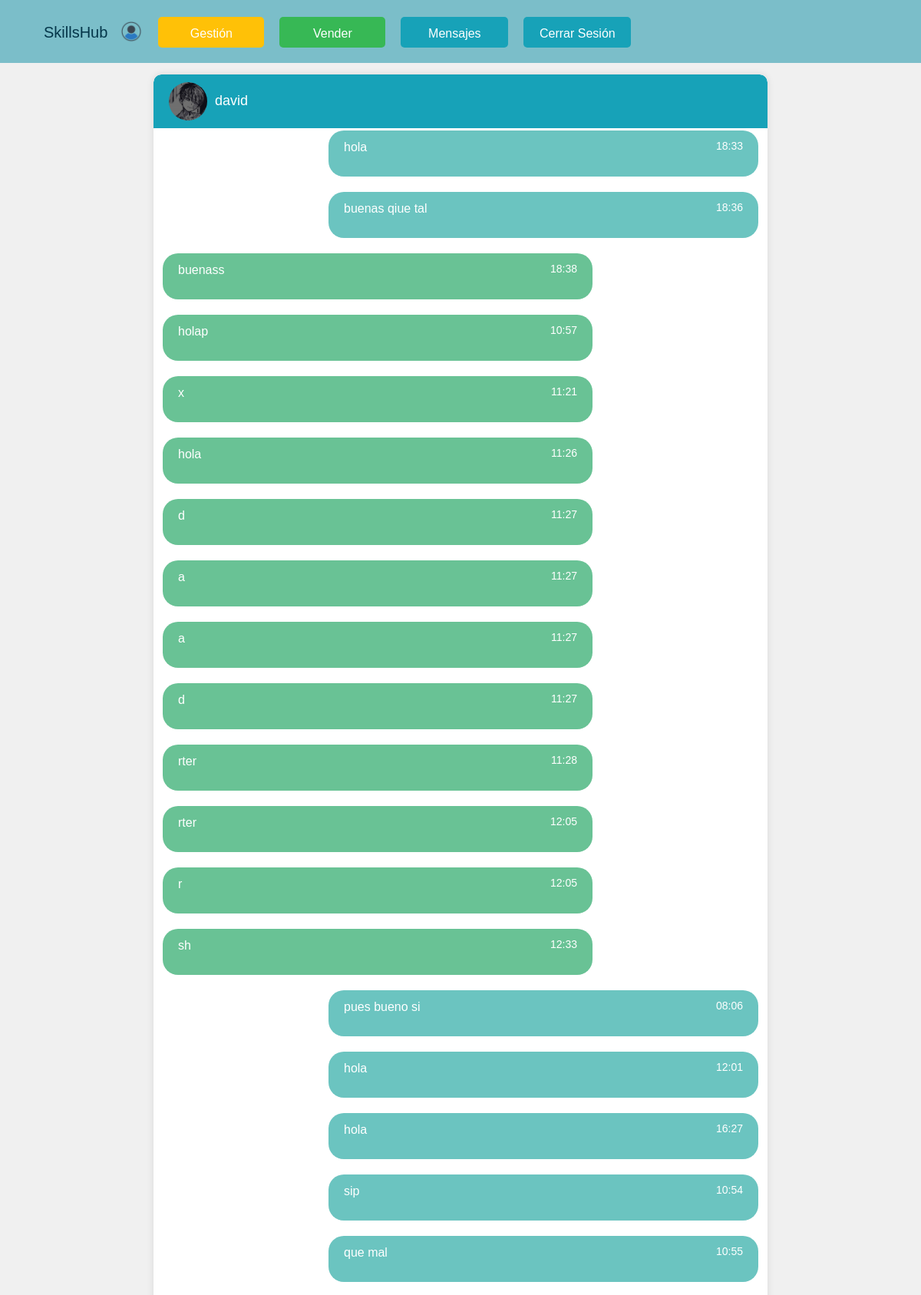
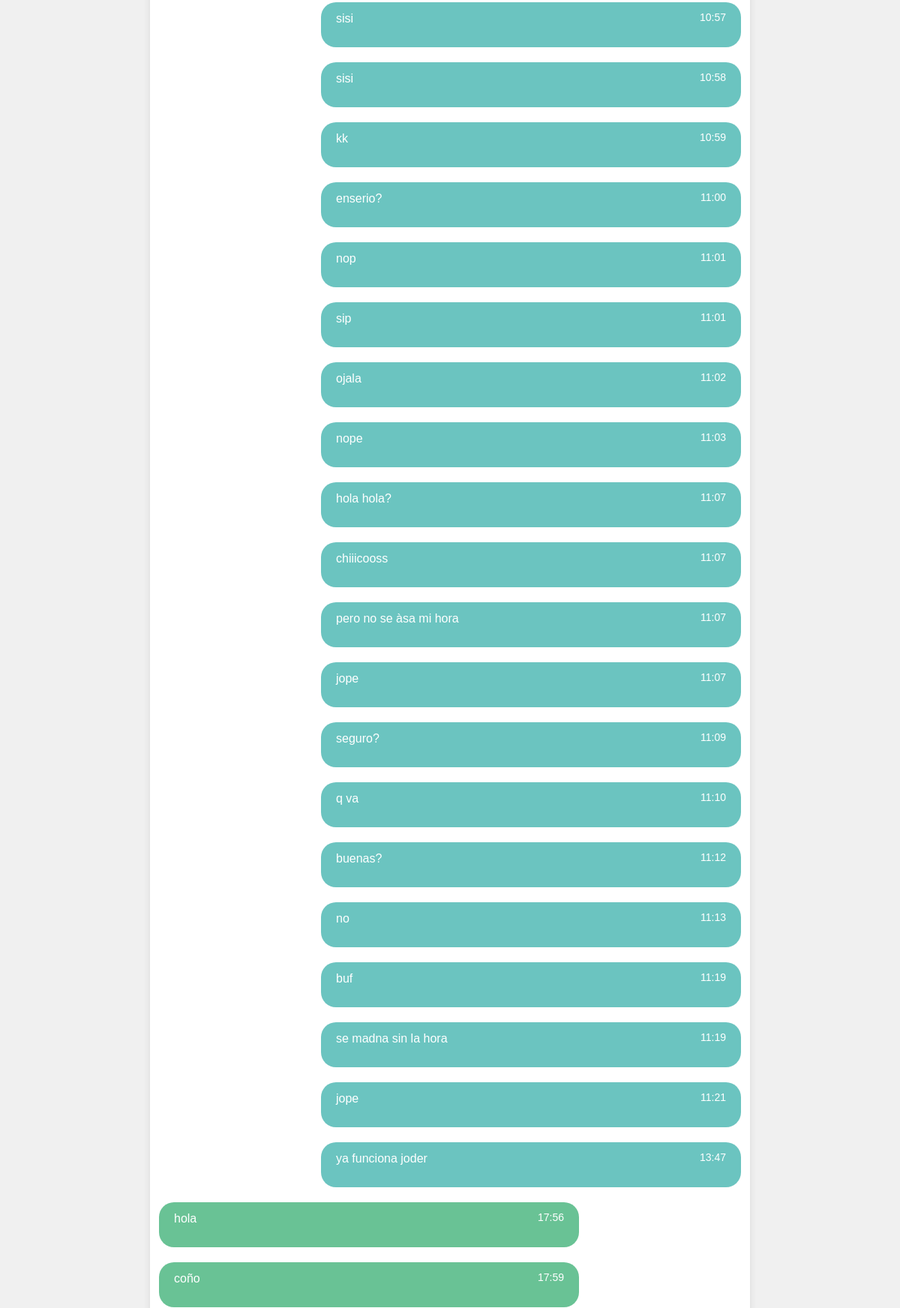
Screenshot of /chat/cris_david/ (signed in, upper part) with the database file from the repository (2 pictures, top to bottom).
### SkillsHub/models.py (models this page shows)
class Usuario(AbstractUser):
    nombre = models.CharField(max_length=100)
    saldo = models.DecimalField(max_digits=10, decimal_places=2, default=0, null=True)
    avatar = models.ImageField(upload_to='avatars/', default='avatars/perfil.png')
    comentario = models.TextField(blank=True, null=True)
    baneado = models.BooleanField(default=False)
    seguidores = models.ManyToManyField("self", symmetrical=False, related_name='usuarios_seguidores', blank=True)
    seguidos = models.ManyToManyField("self", symmetrical=False, related_name='usuarios_seguidos', blank=True)
    insignia_perfil = models.ForeignKey(UsuarioInsignia, null=True, blank=True, on_delete=models.SET_NULL, related_name='insignia_en_perfil')
    def __str__(self):
        return self.username

class Mensaje(models.Model):
    content=models.TextField()
    usuario=models.ForeignKey(Usuario,on_delete=models.CASCADE)
    room=models.ForeignKey(Room,on_delete=models.CASCADE)
    created_on=models.DateTimeField(default=timezone.now)

### SkillsHub/views.py (the view)
# urls.py: path('chat/<slug:slug>/',  login_required(views.chatPage), name="chat"),
def chatPage(request, slug):
    room = get_object_or_404(Room, slug=slug)
    mensajes = Mensaje.objects.filter(room=room)
    current_user = request.user
    otro = room.usuarios.exclude(username=current_user.username).first() #Para obtener al otro usuario
    for mensaje in mensajes:
        print(f"Mensaje: {mensaje.content}, Hora: {mensaje.created_on}")
    contexto = {
        "room": room,
        "mensajes": mensajes,
        "otro": otro,
    }
    return render(request, "Proyecto/chat.html", contexto)

### SkillsHub/templates/Proyecto/chat.html (shortened to what this page needs)
{% extends './base.html' %}
{% block content %}
<!DOCTYPE html>
<html lang="en">
<head>
</head>
<body>
    <div class="chat-container">
        <div class="title-container">
            <a href="{% url 'perfil_usuario' otro.pk%}"><img src="{{ otro.avatar.url }}" class="img-fluid rounded-circle" style="max-width: 50px; margin-right: 10px;" alt="Avatar"></a>
            <h1>{{ otro }}</h1>
        </div>
        <div class="chat__item__container" id="id_chat_item_container">
            {% if mensajes %}
                {% for mensaje in mensajes %}
                    {% if mensaje.usuario.username == request.user.username %}
                        <div class="message mine">
                            <p class="message-content">{{ mensaje.content }}<small>{{ mensaje.created_on|date:"H:i" }}</small></p>
                        </div>
                    {% else %}
                        <div class="message other">
                            <p class="message-content">{{ mensaje.content }}<small>{{ mensaje.created_on|date:"H:i" }}</small></p>
                        </div>
                    {% endif %}
                {% endfor %}
            {% endif %}
        </div>
    </div>
</body>
</html>
{% endblock %}

### SkillsHub/templates/Proyecto/base.html (shortened to what this page needs)
{% load static %}
<!DOCTYPE html>
<html lang="es">
<head>
    <link href="https://cdn.jsdelivr.net/npm/bootstrap@5.3.3/dist/css/bootstrap.min.css" rel="stylesheet">
</head>
<body>
   <div class="container-fluid no-margin-padding">
        <nav class="page-header navbar navbar-expand-lg navbar-light">
            <div class="container">
                <h1 class="navbar-brand"><a href="{% url 'servicios' %}" style="text-decoration: none; color: inherit;">SkillsHub</a></h1>
                {% if user.avatar %}
                    <div class="d-flex align-items-center avatar-container">
                        <a href="{% url 'perfil_usuario' user.pk %}">
                            <img src="{{ user.avatar.url }}" class="avatar" alt="Avatar">
                        </a>
                    </div>
                {% endif %}
                <div class="collapse navbar-collapse" id="navbarNav">
                    <ul class="navbar-nav text-center">
                        {% if user.is_authenticated %}
                            {% if request.user.is_authenticated and request.user.is_superuser %}
                                <li class="nav-item"><a href="{% url 'gestion' %}" class="nav-link btn btn-warning">Gestión</a></li>
                            {% endif %}
                            <li class="nav-item"><a href="{% url 'nuevo_servicio' %}" class="nav-link btn success btn-success">Vender</a></li>
                            <li class="nav-item"><a href="{% url 'rooms' %}" class="nav-link btn btn-info info text-white">Mensajes</a></li>
                            <li class="nav-item">
                                <form action="{% url 'logout' %}" method="post">
                                    <button type="submit" class="btn btn-info info text-white">Cerrar Sesión</button>
                                </form>
                            </li>
                        {% else %}
                            <li class="nav-item"><a href="{% url 'login' %}" class="nav-link btn btn-info info text-white">Iniciar Sesión</a></li>
                            <li class="nav-item"><a href="{% url 'register' %}" class="nav-link btn btn-info info text-white">Regístrate</a></li>
                        {% endif %}
                    </ul>
                </div>
            </div>
        </nav>
    </div>
    <div class="container-fluid">
        <div class="row">
            <div class="col">
                {% block content %}
                {% endblock %}
            </div>
        </div>
    </div>
</body>
</html>

### SkillsHub/templates/Proyecto/base.html (style rules this page uses)
body { background-color: #f8f9fa; font-family: Arial, sans-serif; margin: 0; padding: 0; }
.page-header { background-color: #7bbec9; }
.page-header { display: flex; justify-content: space-between; align-items: center; padding: 10px; }
.page-header h1 { margin-left: 15px; color: #04364A; margin-top: 10px; }
.btn { display: inline-block; padding: 10px 20px; margin: 10px; font-size: 16px; text-decoration: none; color: #fff; border: none; border-radius: 5px; cursor: pointer; transition: background-color 0.3s ease; }
.btn-warning { background-color: #ffc107; width: 138px; height: 40px; margin-left: 10px; margin-top: 12px; }
.success { background-color: #37b855; width: 138px; height: 40px; margin-top: 12px; }
.info { background-color: #17a2b8; width: 140px; height: 40px; margin-left: 10px; margin-top: 12px; }
.avatar { width: 30px; height: 30px; border-radius: 50%; margin-right: 10px; }
.no-margin-padding { margin: 0 !important; padding: 0 !important; }

### SkillsHub/templates/Proyecto/chat.html (style rules this page uses)
body { font-family: Arial, sans-serif; background-color: #f0f0f0; margin: 0; padding: 0; }
.chat-container { max-width: 800px; margin: 15px auto; border-radius: 10px; box-shadow: 0 0 10px rgba(0, 0, 0, 0.1); background-color: #fff; max-height: 85vh; overflow-y: auto; }
.title-container { background-color: #17a2b8; color: white; padding: 10px 20px; border-radius: 10px 10px 0 0; display: flex; align-items: center; position: sticky; top: 0; left: 0; width: 100%; z-index: 1; }
.title-container h1 { margin: 0; font-size: 18px; }
.message { max-width: 70%; margin:12px; margin-bottom: 20px; padding: 10px 20px; border-radius: 20px; word-wrap: break-word; }
.message.mine { background-color: #6bc4c0; color: #fff; margin-left: auto; }
.message.other { background-color: #69c295; color: #fff; }
.message-content { font-size: 16px; }
button { position: sticky; z-index: 1; padding: 10px 25px; border-radius: 0 5px 5px 0; border: none; background-color: #37b855; color: #fff; font-size: 16px; cursor: pointer; }
.message-content small { float: right; margin-left: 10%; }

### rows the page displays
Usuario: avatar (picture)
Usuario: avatar (picture), username "david"
Mensaje: content "hola", created_on "18:33"
Mensaje: content "buenas qiue tal", created_on "18:36"
Mensaje: content "buenass", created_on "18:38"
Mensaje: content "holap", created_on "10:57"
Mensaje: content "x", created_on "11:21"
Mensaje: content "hola", created_on "11:26"
Mensaje: content "d", created_on "11:27"
Mensaje: content "a", created_on "11:27"
Mensaje: content "a", created_on "11:27"
Mensaje: content "d", created_on "11:27"
Mensaje: content "rter", created_on "11:28"
Mensaje: content "rter", created_on "12:05"
Mensaje: content "r", created_on "12:05"
Mensaje: content "sh", created_on "12:33"
Mensaje: content "pues bueno si", created_on "08:06"
Mensaje: content "hola", created_on "12:01"
Mensaje: content "hola", created_on "16:27"
Mensaje: content "sip", created_on "10:54"
Mensaje: content "que mal", created_on "10:55"
Mensaje: content "sisi", created_on "10:57"
Mensaje: content "sisi", created_on "10:58"
Mensaje: content "kk", created_on "10:59"
Mensaje: content "enserio?", created_on "11:00"
Mensaje: content "nop", created_on "11:01"
Mensaje: content "sip", created_on "11:01"
Mensaje: content "ojala", created_on "11:02"
Mensaje: content "nope", created_on "11:03"
Mensaje: content "hola hola?", created_on "11:07"
Mensaje: content "chiiicooss", created_on "11:07"
Mensaje: content "pero no se àsa mi hora", created_on "11:07"
Mensaje: content "jope", created_on "11:07"
Mensaje: content "seguro?", created_on "11:09"
Mensaje: content "q va", created_on "11:10"
Mensaje: content "buenas?", created_on "11:12"
Mensaje: content "no", created_on "11:13"
Mensaje: content "buf", created_on "11:19"
Mensaje: content "se madna sin la hora", created_on "11:19"
Mensaje: content "jope", created_on "11:21"
Mensaje: content "ya funciona joder", created_on "13:47"
Mensaje: content "hola", created_on "17:56"
Mensaje: content "coño", created_on "17:59"
